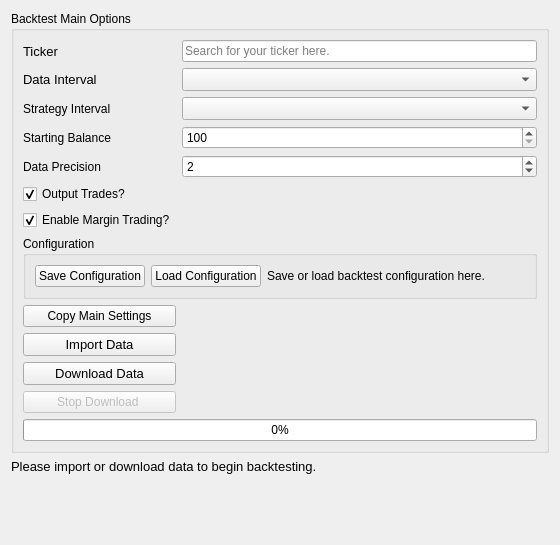
             <widget class="QWidget" name="backtestMainTab">
              <attribute name="title">
               <string>Main</string>
              </attribute>
              <layout class="QGridLayout" name="gridLayout_16">
               <item row="0" column="0">
                <widget class="QGroupBox" name="backtestMainOptionsGroupBox">
                 <property name="sizePolicy">
                  <sizepolicy hsizetype="Preferred" vsizetype="Maximum">
                   <horstretch>0</horstretch>
                   <verstretch>0</verstretch>
                  </sizepolicy>
                 </property>
                 <property name="title">
                  <string>Backtest Main Options</string>
                 </property>
                 <layout class="QGridLayout" name="gridLayout_8">
                  <item row="1" column="0">
                   <widget class="QLabel" name="backtestTickerLabel">
                    <property name="sizePolicy">
                     <sizepolicy hsizetype="Fixed" vsizetype="Preferred">
                      <horstretch>0</horstretch>
                      <verstretch>0</verstretch>
                     </sizepolicy>
                    </property>
                    <property name="font">
                     <font>
                      <pointsize>10</pointsize>
                     </font>
                    </property>
                    <property name="text">
                     <string>Ticker</string>
                    </property>
                   </widget>
                  </item>
                  <item row="3" column="0">
                   <widget class="QLabel" name="backtestStrategyIntervalLabel">
                    <property name="text">
                     <string>Strategy Interval</string>
                    </property>
                   </widget>
                  </item>
                  <item row="2" column="0">
                   <widget class="QLabel" name="backtestIntervalLabel">
                    <property name="sizePolicy">
                     <sizepolicy hsizetype="Fixed" vsizetype="Preferred">
                      <horstretch>0</horstretch>
                      <verstretch>0</verstretch>
                     </sizepolicy>
                    </property>
                    <property name="font">
                     <font>
                      <pointsize>10</pointsize>
                     </font>
                    </property>
                    <property name="text">
                     <string>Data Interval</string>
                    </property>
                   </widget>
                  </item>
                  <item row="4" column="0">
                   <widget class="QLabel" name="backtestStartingBalance">
                    <property name="text">
                     <string>Starting Balance</string>
                    </property>
                   </widget>
                  </item>
                  <item row="2" column="1" colspan="2">
                   <widget class="QComboBox" name="backtestIntervalComboBox">
                    <property name="font">
                     <font>
                      <pointsize>10</pointsize>
                     </font>
                    </property>
                    <property name="currentText">
                     <string/>
                    </property>
                   </widget>
                  </item>
                  <item row="4" column="1" colspan="2">
                   <widget class="QSpinBox" name="backtestStartingBalanceSpinBox">
                    <property name="minimum">
                     <number>100</number>
                    </property>
                    <property name="maximum">
                     <number>1000000</number>
                    </property>
                   </widget>
                  </item>
                  <item row="5" column="0">
                   <widget class="QLabel" name="backtestPrecisionLabel">
                    <property name="text">
                     <string>Data Precision</string>
                    </property>
                   </widget>
                  </item>
                  <item row="5" column="1" colspan="2">
                   <widget class="QSpinBox" name="backtestPrecisionSpinBox">
                    <property name="minimum">
                     <number>1</number>
                    </property>
                    <property name="maximum">
                     <number>20</number>
                    </property>
                    <property name="value">
                     <number>2</number>
                    </property>
                   </widget>
                  </item>
                  <item row="6" column="0">
                   <widget class="QCheckBox" name="backtestOutputTradesCheckBox">
                    <property name="toolTip">
                     <string>If a backtest has a lot of trades, it can take a while to open the file. If you're just interested in the results and not the trades, untick this.</string>
                    </property>
                    <property name="text">
                     <string>Output Trades?</string>
                    </property>
                    <property name="checked">
                     <bool>true</bool>
                    </property>
                   </widget>
                  </item>
                  <item row="19" column="0" colspan="3">
                   <widget class="QProgressBar" name="backtestDownloadProgressBar">
                    <property name="value">
                     <number>0</number>
                    </property>
                   </widget>
                  </item>
                  <item row="14" column="0">
                   <widget class="QPushButton" name="backtestDownloadDataButton">
                    <property name="sizePolicy">
                     <sizepolicy hsizetype="Preferred" vsizetype="Fixed">
                      <horstretch>0</horstretch>
                      <verstretch>0</verstretch>
                     </sizepolicy>
                    </property>
                    <property name="font">
                     <font>
                      <pointsize>10</pointsize>
                     </font>
                    </property>
                    <property name="text">
                     <string>Download Data</string>
                    </property>
                    <property name="autoDefault">
                     <bool>false</bool>
                    </property>
                   </widget>
                  </item>
                  <item row="12" column="1">
                   <widget class="QLabel" name="backtestCopyLabel">
                    <property name="text">
                     <string/>
                    </property>
                   </widget>
                  </item>
                  <item row="13" column="0">
                   <widget class="QPushButton" name="backtestImportDataButton">
                    <property name="sizePolicy">
                     <sizepolicy hsizetype="Preferred" vsizetype="Fixed">
                      <horstretch>0</horstretch>
                      <verstretch>0</verstretch>
                     </sizepolicy>
                    </property>
                    <property name="font">
                     <font>
                      <pointsize>10</pointsize>
                     </font>
                    </property>
                    <property name="whatsThis">
                     <string>Import CSV data here.</string>
                    </property>
                    <property name="text">
                     <string>Import Data</string>
                    </property>
                    <property name="autoDefault">
                     <bool>false</bool>
                    </property>
                   </widget>
                  </item>
                  <item row="7" column="0">
                   <widget class="QCheckBox" name="backtestMarginTradingCheckBox">
                    <property name="toolTip">
                     <string>If you don't want to simulate margin trading, untick this.</string>
                    </property>
                    <property name="text">
                     <string>Enable Margin Trading?</string>
                    </property>
                    <property name="checked">
                     <bool>true</bool>
                    </property>
                   </widget>
                  </item>
                  <item row="18" column="0">
                   <widget class="QPushButton" name="backtestStopDownloadButton">
                    <property name="enabled">
                     <bool>false</bool>
                    </property>
                    <property name="text">
                     <string>Stop Download </string>
                    </property>
                    <property name="autoDefault">
                     <bool>false</bool>
                    </property>
                   </widget>
                  </item>
                  <item row="18" column="1">
                   <widget class="QLabel" name="backtestDownloadLabel">
                    <property name="text">
                     <string/>
                    </property>
                   </widget>
                  </item>
                  <item row="12" column="0">
                   <widget class="QPushButton" name="backtestCopySettingsButton">
                    <property name="sizePolicy">
                     <sizepolicy hsizetype="Preferred" vsizetype="Fixed">
                      <horstretch>0</horstretch>
                      <verstretch>0</verstretch>
                     </sizepolicy>
                    </property>
                    <property name="text">
                     <string>Copy Main Settings</string>
                    </property>
                    <property name="autoDefault">
                     <bool>false</bool>
                    </property>
                   </widget>
                  </item>
                  <item row="8" column="0" colspan="3">
                   <widget class="QGroupBox" name="groupBox_2">
                    <property name="title">
                     <string>Configuration</string>
                    </property>
                    <layout class="QHBoxLayout" name="horizontalLayout_6">
                     <item>
                      <widget class="QPushButton" name="backtestSaveConfigurationButton">
                       <property name="text">
                        <string>Save Configuration</string>
                       </property>
                       <property name="autoDefault">
                        <bool>false</bool>
                       </property>
                      </widget>
                     </item>
                     <item>
                      <widget class="QPushButton" name="backtestLoadConfigurationButton">
                       <property name="text">
                        <string>Load Configuration</string>
                       </property>
                       <property name="autoDefault">
                        <bool>false</bool>
                       </property>
                      </widget>
                     </item>
                     <item>
                      <widget class="QLabel" name="backtestConfigurationResult">
                       <property name="text">
                        <string>Save or load backtest configuration here.</string>
                       </property>
                      </widget>
                     </item>
                     <item>
                      <spacer name="horizontalSpacer_7">
                       <property name="orientation">
                        <enum>Qt::Horizontal</enum>
                       </property>
                       <property name="sizeHint" stdset="0">
                        <size>
                         <width>40</width>
                         <height>20</height>
                        </size>
                       </property>
                      </spacer>
                     </item>
                    </layout>
                   </widget>
                  </item>
                  <item row="3" column="1" colspan="2">
                   <widget class="QComboBox" name="backtestStrategyIntervalCombobox">
                    <property name="font">
                     <font>
                      <pointsize>10</pointsize>
                     </font>
                    </property>
                    <property name="currentText">
                     <string/>
                    </property>
                   </widget>
                  </item>
                  <item row="1" column="1" colspan="2">
                   <widget class="QLineEdit" name="backtestTickerLineEdit">
                    <property name="placeholderText">
                     <string>Search for your ticker here.</string>
                    </property>
                    <property name="clearButtonEnabled">
                     <bool>true</bool>
                    </property>
                   </widget>
                  </item>
                 </layout>
                </widget>
               </item>
               <item row="1" column="0">
                <widget class="QLabel" name="backtestInfoLabel">
                 <property name="font">
                  <font>
                   <pointsize>10</pointsize>
                  </font>
                 </property>
                 <property name="text">
                  <string>Please import or download data to begin backtesting.</string>
                 </property>
                 <property name="alignment">
                  <set>Qt::AlignLeading|Qt::AlignLeft|Qt::AlignVCenter</set>
                 </property>
                 <property name="wordWrap">
                  <bool>false</bool>
                 </property>
                </widget>
               </item>
               <item row="2" column="0">
                <widget class="QLabel" name="backtestDataLabel">
                 <property name="text">
                  <string/>
                 </property>
                </widget>
               </item>
               <item row="3" column="0">
                <spacer name="verticalSpacer_7">
                 <property name="orientation">
                  <enum>Qt::Vertical</enum>
                 </property>
                 <property name="sizeHint" stdset="0">
                  <size>
                   <width>20</width>
                   <height>40</height>
                  </size>
                 </property>
                </spacer>
               </item>
              </layout>
             </widget>
